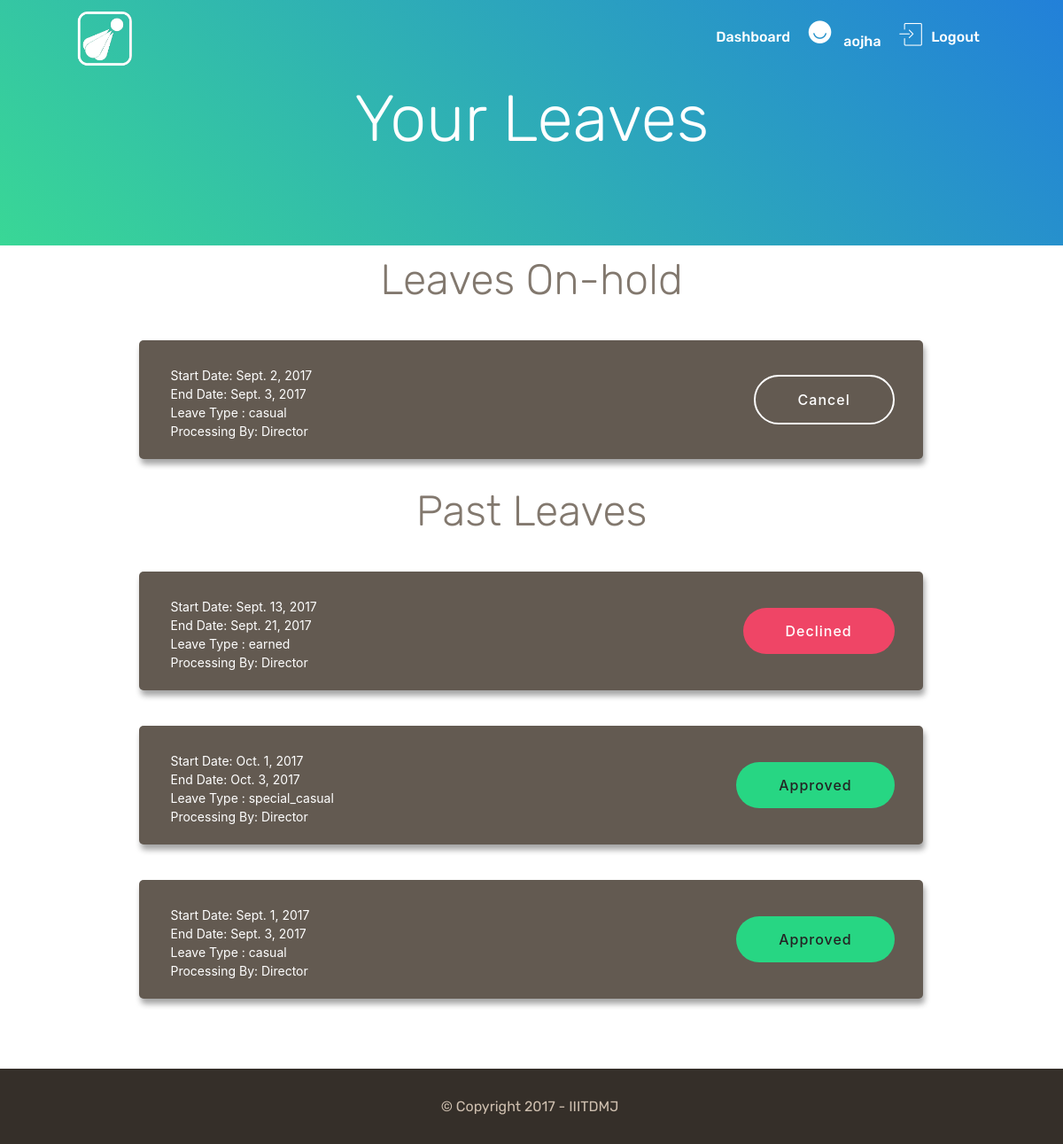
/home/viewleaves/ (signed in), run on the app's committed database.
### home/models.py (models this page shows)
class Leave(models.Model):
    leavetype = models.CharField(max_length=20, choices=LEAVE_TYPE, default='casual')
    station_leave = models.IntegerField(default='1')
    forward = models.IntegerField(default='0')
    start_date = models.DateField()
    end_date = models.DateField()
    station_start_date = models.DateField(null=True, blank=True)
    station_end_date = models.DateField(null=True, blank=True)
    no_of_days = models.IntegerField(default=0)
    purpose = models.CharField(max_length=500)
    comment = models.CharField(max_length=500, null=True, blank=True)
    leave_address = models.CharField(max_length=100, null=True, blank=True)
    applicant = models.ForeignKey(User, related_name='applied_for', on_delete=models.CASCADE)
    replacing_user = models.ForeignKey(User, related_name='replaced_for', on_delete=models.CASCADE)
    admin_user = models.ForeignKey(User, related_name='admin_for', on_delete=models.CASCADE)
    processing_status = models.CharField(max_length=20, default='Director', choices=PROCESSING_BY)
    application_status = models.CharField(max_length=20, default='processing', choices=APPLICATION_STATUSES)

### home/views.py (the view)
@login_required
def viewleaves(request):
    if 'username' in request.session:
        username = request.session['username']
    current_user = request.user
    user_profile = UserProfile.objects.get(user=current_user.id)
    leaves = Leave.objects.filter(applicant=current_user.id, application_status="processing")
    past_leaves = Leave.objects.filter(applicant=current_user.id).exclude(application_status="processing")
    return render(request, 'leave/viewleaves.html', {'profile' :user_profile,
                                                    'past_leaves' :past_leaves,
                                                    'leaves' :leaves,
                                                    'username' :username})

### home/templates/leave/viewleaves.html (shortened to what this page needs)
<!DOCTYPE html>
<html>
<head>
  {% load static %}
  <link rel="stylesheet" href="{% static 'leave/assets/web/assets/mobirise-icons/mobirise-icons.css' %}">
  <link rel="stylesheet" href="{% static 'leave/assets/tether/tether.min.css' %}">
  <link rel="stylesheet" href="{% static 'leave/assets/bootstrap/css/bootstrap.min.css' %}">
  <link rel="stylesheet" href="{% static 'leave/assets/bootstrap/css/bootstrap-grid.min.css' %}">
  <link rel="stylesheet" href="{% static 'leave/assets/bootstrap/css/bootstrap-reboot.min.css' %}">
  <link rel="stylesheet" href="{% static 'leave/assets/dropdown/css/style.css' %}">
  <link rel="stylesheet" href="{% static 'leave/assets/socicon/css/styles.css' %}">
  <link rel="stylesheet" href="{% static 'leave/assets/theme/css/style.css' %}">
  <link href="{% static 'leave/assets/fonts/style.css' %}" rel="stylesheet">
  <link href="{% static 'leave/assets/mobirise/css/mbr-additional.css' %}" rel="stylesheet">
</head>
<body>
<section class="menu cid-qtm9HUX9Jb" once="menu" id="menu1-27" data-rv-view="165">
    <nav class="navbar navbar-expand beta-menu navbar-dropdown align-items-center navbar-fixed-top navbar-toggleable-sm bg-color transparent">
        <div class="menu-logo">
            <div class="navbar-brand">
                <span class="navbar-logo">
                    <a href=" ">
                         <img src="{% static 'leave/assets/images/basic3-154-infinity-512x512.png' %}" alt="" title="" media-simple="true" style="height: 4.3rem;">
                    </a>
                </span>
            </div>
        </div>
        <div class="collapse navbar-collapse" id="navbarSupportedContent">
            <ul class="navbar-nav nav-dropdown nav-right" data-app-modern-menu="true"><li class="nav-item"><a class="nav-link link text-white display-4" href="#"></a></li><li class="nav-item">
                    <a class="nav-link link text-white display-4" href="/home/">&nbsp;Dashboard</a>
                </li><li class="nav-item"><a class="nav-link link text-white display-4" href="#"><span class="socicon socicon-ello mbr-iconfont mbr-iconfont-btn" style="color: rgb(255, 255, 255);"></span>
                        {{username}}</a></li><li class="nav-item"><a class="nav-link link text-white display-4" href="/home/loggedout/">{% csrf_token %}<span class="mbri-login mbr-iconfont mbr-iconfont-btn" style="color: rgb(255, 255, 255);"></span>Logout&nbsp;</a></li></ul>
        </div>
    </nav>
</section>
<section class="header5 cid-qtygdLAOfA" id="header5-29" data-rv-view="160">
    <div class="container">
        <div class="row justify-content-center">
            <div class="mbr-white col-md-10">
                <h1 class="mbr-section-title align-center pb-3 mbr-fonts-style display-1">Your Leaves</h1>
            </div>
        </div>
    </div>
</section>
{% if leaves %}
<section class="mbr-section content4 cid-qtyiAlqpdJ" id="content4-2f" data-rv-view="169" style="background-color: white">
    <div class="container">
        <div class="media-container-row">
            <div class="title col-12 col-md-8">
                <h2 class="align-center pb-3 mbr-fonts-style display-2">Leaves On-hold</h2>
            </div>
        </div>
    </div>
</section>
{% endif %}
<section class="row-section" style="background:#fff">
    <div class="container">
      {% for leave in leaves %}
	    <div class="col-md-10 offset-md-1 row-block">
	        <ul id="sortable">
	            <li><div class="media">
	            <div class="media-body">
                <br>
                <p>Start Date: {{leave.start_date}}
                  <br>
                  End Date:  {{leave.end_date}}
                  <br>
                  Leave Type : {{leave.leavetype}}
                  <br>
                  Processing By: {{leave.processing_status}}
                </p>
	            </div>
	            <div class="media-right align-self-center">
                <form class="form-horizontal" action="/home/deleteleave/" method="post">
                  <button id="deleteleave" name="deleteleave" type="submit" class="btn btn-default" style="border:2px solid #fff;" value={{leave.id}}>Cancel</button>
                </form>
	            </div>
	        </div></li>
	        </ul>
	    </div>
      {% endfor %}
</div>
</section>
{% if past_leaves %}
<section class="mbr-section content4 cid-qtyi7jvYV9" id="content4-2d" data-rv-view="163" style="background-color: white">
    <div class="container">
        <div class="media-container-row">
            <div class="title col-12 col-md-8">
                <h2 class="align-center pb-3 mbr-fonts-style display-2">Past Leaves</h2>
            </div>
        </div>
    </div>
</section>
{% endif %}
<section class="row-section" style="background:#fff">
    <div class="container">
      {% for leave in past_leaves %}
      <div class="col-md-10 offset-md-1 row-block">
	        <ul id="sortable">
	            <li><div class="media">
	            <div class="media-body">
                <br>
                <p>Start Date: {{leave.start_date}}
                  <br>
                  End Date:  {{leave.end_date}}
                  <br>
                  Leave Type : {{leave.leavetype}}
                  <br>
                  Processing By: {{leave.processing_status}}
                </p>
	            </div>
	            <div class="media-right align-self-center">
                {% if leave.application_status == "accepted" %}
                <a class="btn btn-default" style="background:#27d683;">Approved</a>
                {% else %}
                <form class="form-horizontal" action="/home/leavereject/" method="post">
                <button id="submitleave" name="submitleave" type="submit" value={{leave.id}} class="btn btn-default" style="background:#ef4566;">Declined</button>
                </form>
                {% endif %}
	            </div>
	        </div></li>
	        </ul>
	    </div>
      {% endfor %}
      <div class="row"><br><br><br></div>
</div>
</section>
<div class="row"><br><br><br></div>
<section once="" class="cid-qtmfWV5aem" id="footer6-18" data-rv-view="189" style="position: absolute; width: 100%; bottom:0">
    <div class="container">
        <div class="media-container-row align-center mbr-white">
            <div class="col-12">
                <p class="mbr-text mb-0 mbr-fonts-style display-7">
                    © Copyright 2017 - IIITDMJ&nbsp;</p>
            </div>
        </div>
    </div>
</section>
</body>
</html>

### home/static/leave/assets/dropdown/css/style.css (style rules this page uses)
.navbar-dropdown { left: 0; padding: 0; position: absolute; right: 0; top: 0; transition: all 0.45s ease; z-index: 1030; background: #282828; }
.navbar-dropdown .navbar-logo { margin-right: 0.8rem; transition: margin 0.3s ease-in-out; vertical-align: middle; }
.navbar-dropdown .navbar-logo img { height: 3.125rem; transition: all 0.3s ease-in-out; }
.navbar-dropdown.navbar-fixed-top { position: fixed; }
.navbar-dropdown .navbar-brand span { vertical-align: -4px; }
.navbar-dropdown.bg-color.transparent { background: none; }
.nav-dropdown { font-size: 0.75rem; font-weight: 500; height: auto !important; }
.nav-dropdown .link { margin: .667em 1.667em; font-weight: 500; padding: 0; transition: color .2s ease-in-out; }
.nav-dropdown .link::after, .nav-dropdown .dropdown-item::after { color: inherit; }

### home/static/leave/assets/theme/css/style.css (style rules this page uses)
section { background-color: #eeeeee; }
section, .container, .container-fluid { position: relative; word-wrap: break-word; }
a { font-style: normal; font-weight: 400; cursor: pointer; }
a, a:hover { text-decoration: none; }
body { color: #232323; }
h1, h2, h3, h4, h5, h6, .h1, .h2, .h3, .h4, .h5, .h6, .display-1, .display-2, .display-3, .display-4 { line-height: 1; word-break: break-word; word-wrap: break-word; }
body { position: relative; }
section { background-position: 50% 50%; background-repeat: no-repeat; background-size: cover; }
.mbr-white { color: #ffffff; }
.align-center { text-align: center; }
.media-container-row { display: -ms-flexbox; display: -webkit-flex; display: flex; -webkit-flex-direction: row; -ms-flex-direction: row; flex-direction: row; -webkit-flex-wrap: wrap; -ms-flex-wrap: wrap; flex-wrap: wrap; -webkit-justify-content: center; -ms-flex-pack: center; justify-content: center; -webkit-align-content: center; -ms-flex-line-pack: center; align-content: center; -webkit-align-items: start; -ms-flex-align: start; align-items: start; }
@media (min-width: 992px) { .media-container-row { -webkit-flex-wrap: nowrap; -ms-flex-wrap: nowrap; flex-wrap: nowrap; } }
.media { max-width: 100%; margin: 0 auto; }
[type="submit"] { -webkit-appearance: none; }
.menu .navbar-brand { display: -webkit-flex; }
.menu .navbar-brand span { display: flex; display: -webkit-flex; }
.menu .navbar-brand .navbar-logo img { display: -webkit-flex; }
@media (min-width: 992px) { .menu .navbar-nav.nav-dropdown { display: -webkit-flex; } }
@media (min-width: 992px) { .menu .navbar-toggleable-sm .navbar-collapse { display: -webkit-flex !important; } }

### home/templates/leave/viewleaves.html (style rules this page uses)
.row-section .row-block { background:#fff; padding:20px; margin-bottom:0px; }
.row-section .row-block ul { margin:0; padding:0; }
.row-section .row-block ul li { list-style:none; margin-bottom:20px; }
.row-section .row-block ul li:last-child { margin-bottom:0; }
.row-section .row-block .media { border:0px solid #635a51; padding:5px 20px; border-radius: 5px; box-shadow:2px 6px 6px rgba(30,30,30,0.4); background:#635a51; }
.row-section .media .media-body p { padding: 0 15px; font-size:14px; color: #fff }
.btn-default { background:#635a51; color:#fff; border-radius:30px; border:2px solid #fff; font-size:16px; }
.btn-default { background:#635a51; color:#fff; border-radius:30px; border:0px solid #fff; font-size:16px; }

### data on the page
Leave: start_date "Sept. 2, 2017", end_date "Sept. 3, 2017", leavetype "casual", processing_status "Director", {{ leave.id }} 44 (drawn)
Leave: start_date "Sept. 13, 2017", end_date "Sept. 21, 2017", leavetype "earned", processing_status "Director", {{ leave.id }} 26 (drawn)
Leave: start_date "Oct. 1, 2017", end_date "Oct. 3, 2017", leavetype "special_casual", processing_status "Director", application_status "Approved"
Leave: start_date "Sept. 1, 2017", end_date "Sept. 3, 2017", leavetype "casual", processing_status "Director", application_status "Approved"

### other printed values
{{ username }} "aojha"
